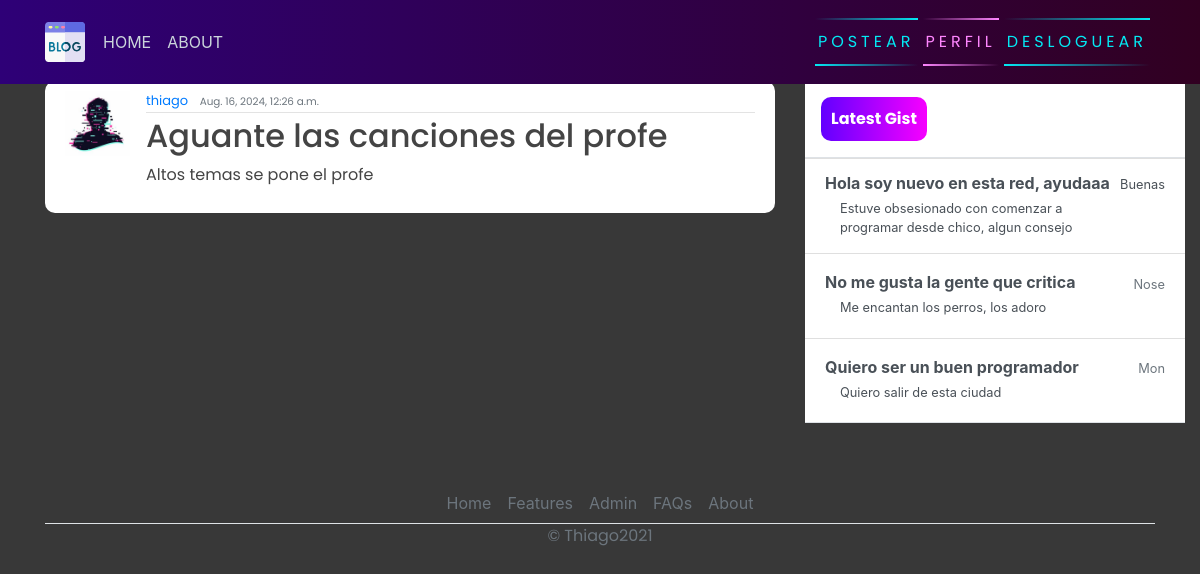
Page /post/31/ (signed in) on the committed database.
### blog/models.py (models this page shows, shortened)
class Post(models.Model):
    title = models.CharField(max_length=200)
    content = models.TextField()
    date_posted = models.DateTimeField(default=timezone.now)
    author = models.ForeignKey(User, on_delete=models.CASCADE)

### users/models.py (models this page shows, shortened)
class Profile(models.Model):
    user = models.OneToOneField(User, on_delete=models.CASCADE)
    image = models.ImageField(default='default.jpg', upload_to='profile_pics')

### blog/views.py (the view)
# urls.py: path('post/<int:pk>/', PostDetailView.as_view(), name="blog-detail"),
class PostDetailView(LoginRequiredMixin, DetailView):
    model = Post

### blog/templates/blog/post_detail.html (shortened to what this page needs)
{% extends 'blog/base.html' %}
{% block content %}
        <article class="media content-section">
            <img class="rounded-cirlce article-img" src="{{ object.author.profile.image.url }}" alt="">
            <div class="media-body">
              <div class="article-metadata">
                <a class="mr-2" href="#">{{ object.author }}</a>
                <small class="text-muted">{{ object.date_posted }}</small> <br>
              </div>
              <h2><a class="article-title" href="#">{{ object.title }}</a></h2>
              <p class="article-content">{{ object.content }}</p>
            </div>
            <br>
          </article>
{% endblock content %}

### blog/static/blog/main.css (style rules this page uses)
body { background-color: rgb(56, 56, 56); margin-top: 5rem; background-size: contain; background-repeat: no-repeat; }
h1, h2, h3, h4, h5, h6, p { color: #444444; font-family: 'Poppins', sans-serif; }
.content-section { background: #ffffff; padding: 10px 20px; border-radius: 10px; margin-bottom: 20px; }
.article-title { color: #444444; }
.article-content { white-space: pre-line; }
.article-img { height: 65px; width: 65px; margin-right: 16px; }
.article-metadata { font-family: 'Poppins', sans-serif; padding-bottom: 1px; margin-bottom: 4px; font-size: 13px; border-bottom: 1px solid #e3e3e3 }

### rows in the picture
Post: author.profile.image (placeholder picture), author "thiago", date_posted "Aug. 16, 2024, 12:26 a.m.", title "Aguante las canciones del profe", content "Altos temas se pone el profe"
